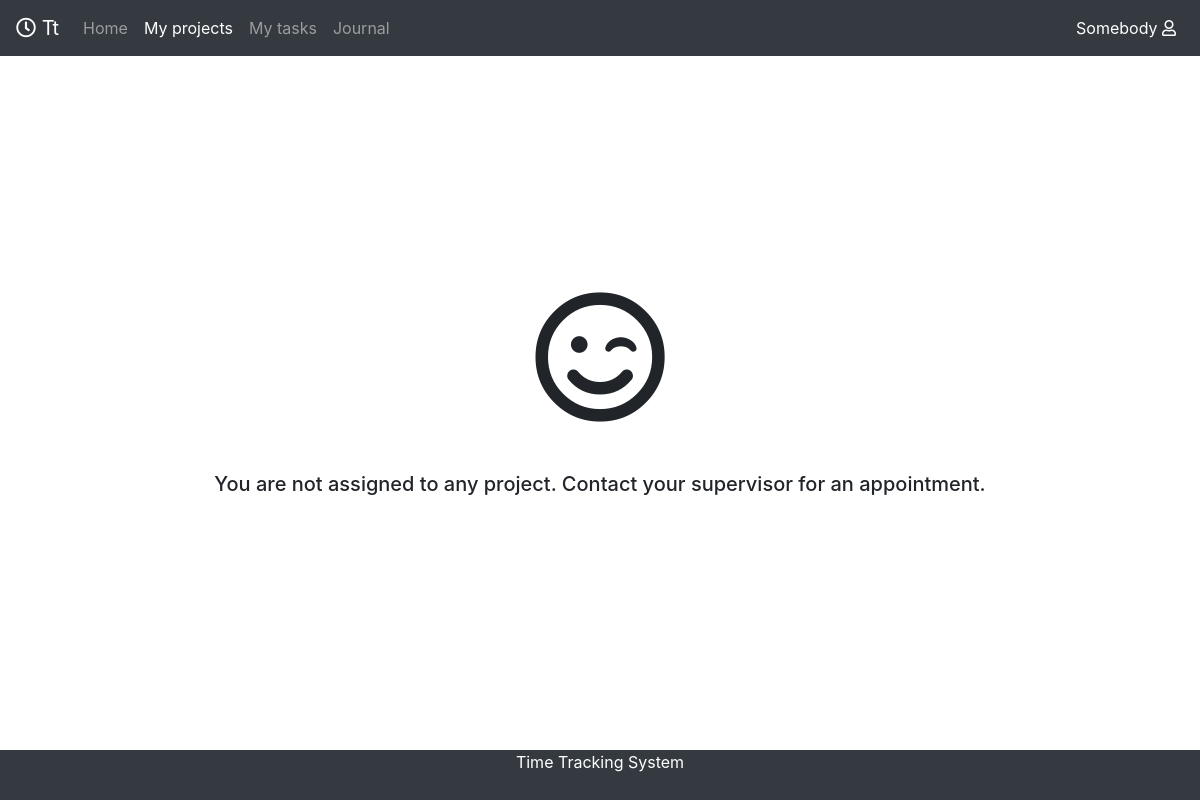
Page /myprojects/ (signed in) on the earlier database version.
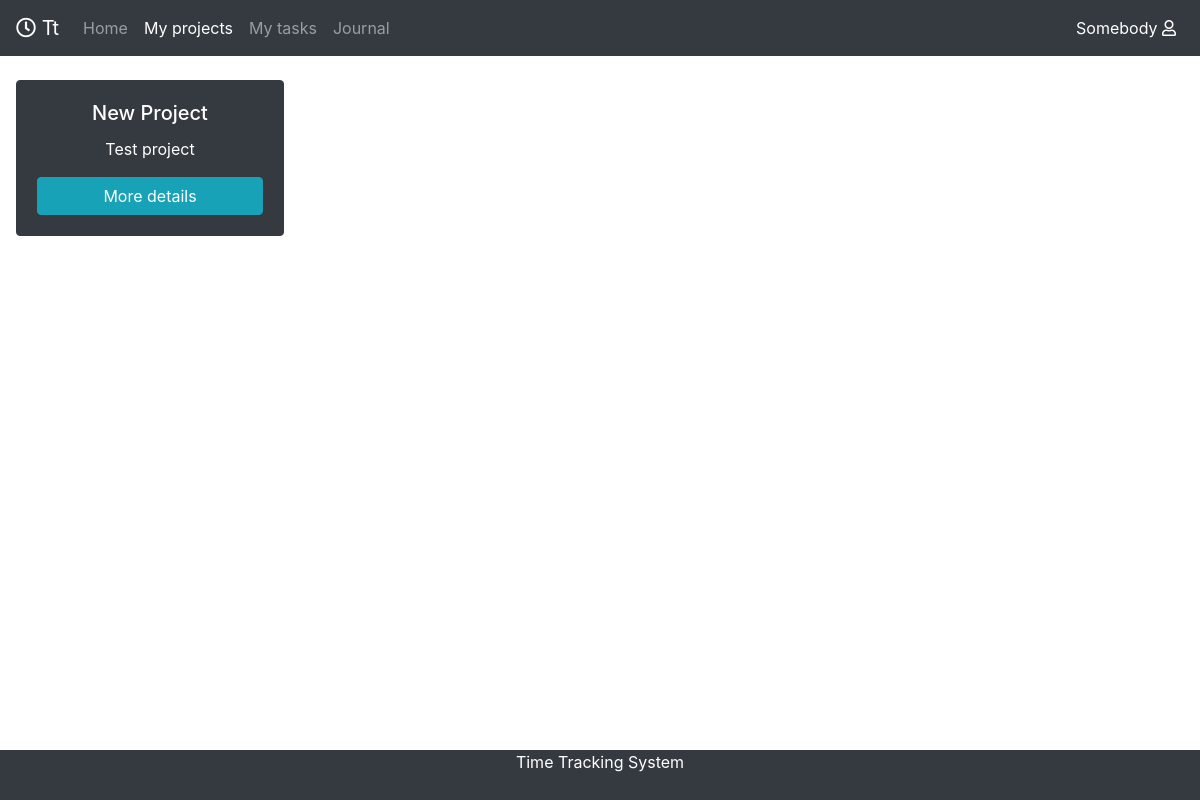
Same page on the later database version.
### mainApp/models.py (models this page shows, shortened)
class Project(models.Model):
    name = models.CharField(max_length=50, blank=False)
    short_description = models.CharField(max_length=100, blank=False, null=True)
    full_description = tn_models.HTMLField(blank=False)
    developers = models.ManyToManyField(Profile,  related_name="Developers")
    author = models.ForeignKey(Profile, related_name="Author",  on_delete=models.PROTECT)

### mainApp/views.py (the view)
# urls.py: path('myprojects/', views.myprojects, name = "myprojects"),
@login_required(login_url="/log_in")
def myprojects(request):
        user = User.objects.get(username=request.user.username)
        title = "My projects"
        project = Project.objects.filter(developers=user.profile)
        return render(request, "myprojects/myprojects.html", { "User": user, "title" : title, "project":project})

### mainApp/templates/myprojects/myprojects.html (shortened to what this page needs)
{% extends "home/wrapper.html" %}
{% block content %}
	<div class="container-fluid h-100 w-100 pt-2">
		{% if project|length == 0 %}
			<div class="d-flex h-100 justify-content-center align-items-center">
				<div class='text-center'>
					<div class="pb-5"><i class="far  fa-smile-wink" id="project_image"></i></div>
					<div class="h5 ">You are not assigned to any project. Contact your supervisor for an appointment.</div>
				</div>
			</div>
		{% endif %}
		<div class="row">
		{% for i in project %}
				<div class="col-sm-12 col-md-6 col-lg-3 p-3  text-white " >
					<div class="card  border bg-dark  myclassje border-dark ">
						<div class="card-body ">
							<h5 class="card-title text-center ">{{ i.name }}</h5>
							<p class="card-text text-center text-truncate" title="{{ i.short_description }}">{{ i.short_description }}</p>
							<a href="{{ i.id }}" class="btn col-12  btn-info">More details</a>
						</div>
					</div>
				</div>
		{% endfor %}
		</div>
	</div>
	{% load static %}
{% endblock %}

Differences in the rows shown:
added Project: name "New Project", short_description "Test project"
Other differences:
text no longer shown: "You are not assigned to any project. Contact your supervisor for an appointment."
